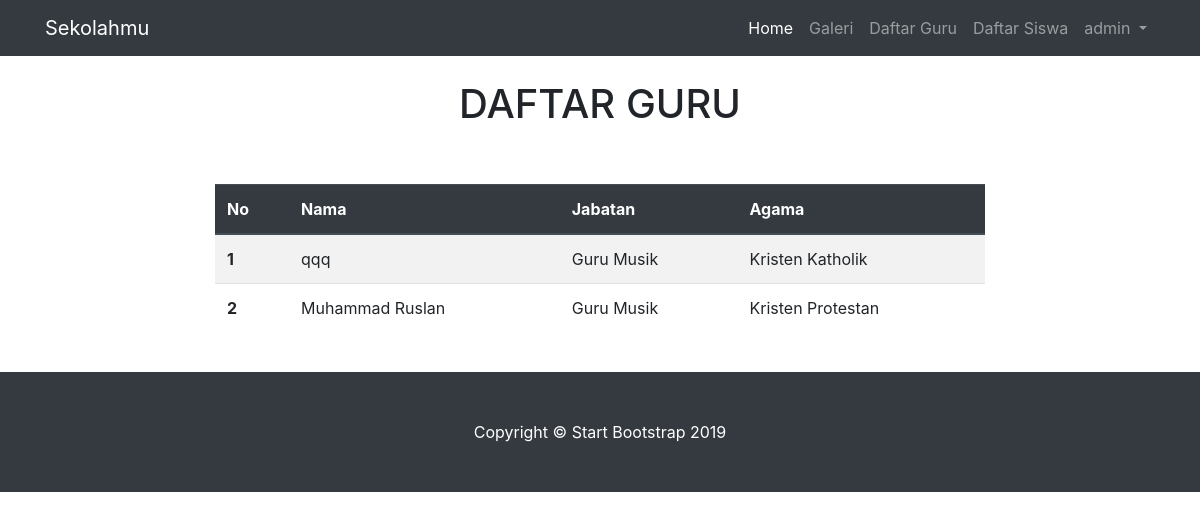
Screenshot of /daftar_guru.php (signed in) with the database file from the repository.
### tables this page shows
CREATE TABLE IF NOT EXISTS `guru` (
  `nip` int(11) NOT NULL,
  `nama` varchar(100) NOT NULL,
  `alamat` varchar(100) DEFAULT NULL,
  `gender` char(1) NOT NULL,
  `tglLahir` datetime DEFAULT NULL,
  `tempatLahir` varchar(100) DEFAULT NULL,
  `pass` int(11) DEFAULT NULL,
  `idJabatan` int(11) DEFAULT NULL,
  `agama` varchar(100) NOT NULL
);

CREATE TABLE IF NOT EXISTS `jabatan` (
`idJabatan` int(11) NOT NULL,
  `nama` varchar(100) DEFAULT NULL
);

### daftar_guru.php (the view, shortened to what this page needs)
<?php
include 'layout/header.php';
if (isset( $_SESSION['status'])) {
?>
<div class="container-fluid">
	<br>
	<center><p class="h1">DAFTAR GURU</p></center>
	<br>
	<br>
	<div class="row">
		<div class="col-md-2"></div>
		<div class="col-md-8">
			<table class="table table-striped">
				<thead class="thead-dark">
					<tr>
						<th scope="col">No</th>
						<th scope="col">Nama</th>
						<th scope="col">Jabatan</th>
						<th scope="col">Agama</th>
					</tr>
				</thead>
				<tbody>
					<?php
					$query = "select guru.nama, jabatan.nama as jabatan, agama from guru join jabatan on jabatan.idJabatan = guru.idJabatan";
					$show=mysql_query($query);
					$nomor=1;
					while ($result=mysql_fetch_array($show)) {
						?>
						<tr>
							<th scope="row"><?php echo $nomor;?></th>
							<td><?php echo $result['nama'];?></td>
							<td><?php echo $result['jabatan'];?></td>
							<td><?php echo $result['agama'];?></td>
						</tr>
						<?php
						$nomor++;
					}
					?>
				</tbody>
			</table>
		</div>
		<div class="col-md-2"></div>
	</div>
	<br>
</div>
	<?php
}
include 'layout/footer.php';
?>

### css/heroic-features.css (style rules this page uses)
body { padding-top: 56px; }

### rows the page displays
guru: nama "qqq", idJabatan.nama "Guru Musik", agama "Kristen Katholik"
guru: nama "Muhammad Ruslan", idJabatan.nama "Guru Musik", agama "Kristen Protestan"

### other values shown
$_SESSION['username'] "admin"
